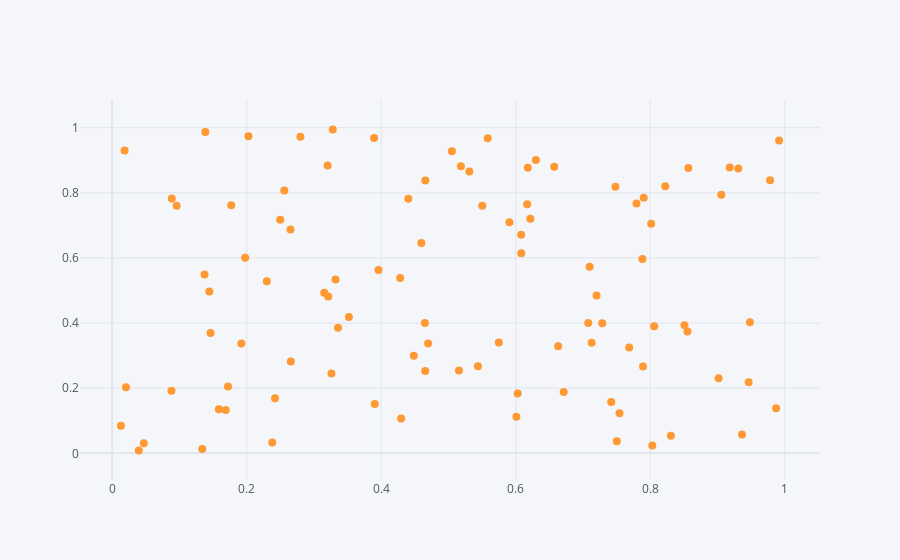

Notebook source saved alongside this figure:
### Markdown cell above
. scatter

. bar

. box

. spread

. radio

. headmap

. surface

. histogram

. bubble

### Code cell
df.iplot(kind='scatter',x='A',y='B',mode='markers',size=8)
